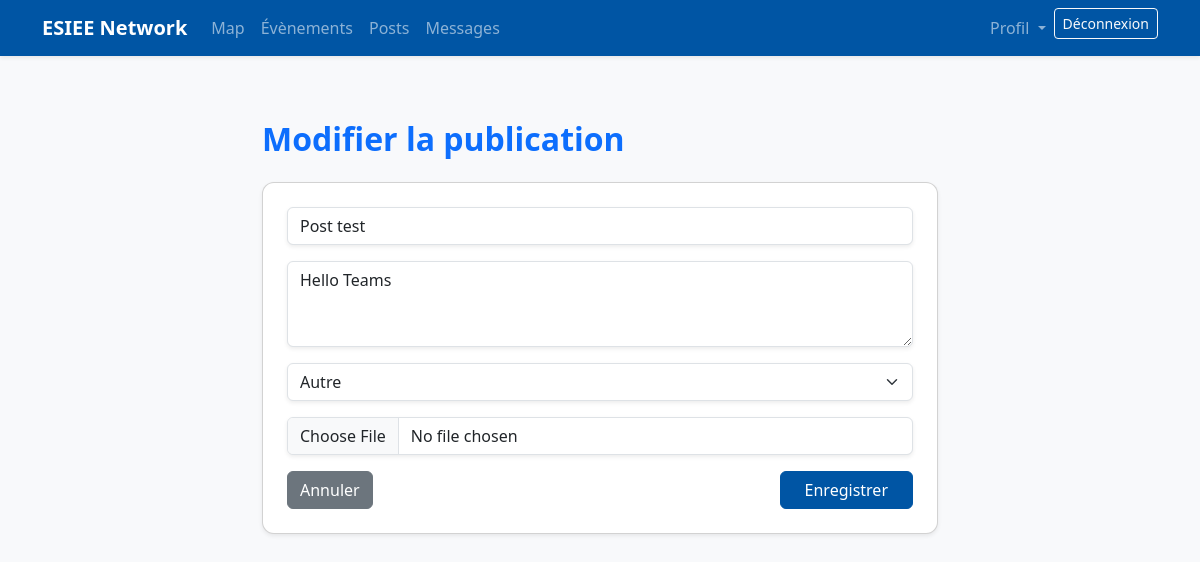
/posts/edit/11/ (signed in), run on the app's committed database.
### posts/models.py (models this page shows, shortened)
class Post(models.Model):
    POST_TYPES = [
        ('help', ' Demande d’aide'),
        ('event', ' Événement'),
        ('announcement', ' Annonce'),
        ('lost', ' Objet perdu/trouvé'),
        ('other', ' Autre'),
    ]
    author = models.ForeignKey(User, on_delete=models.CASCADE)
    title = models.CharField(max_length=100)
    content = models.TextField()
    post_type = models.CharField(max_length=20, choices=POST_TYPES, default='other')
    image = models.ImageField(upload_to='posts/', blank=True, null=True)
    created_at = models.DateTimeField(auto_now_add=True)

### posts/views.py (the view)
# urls.py: path('edit/<int:post_id>/', views.edit_post, name='edit_post'),
@login_required
def edit_post(request, post_id):
    post = get_object_or_404(Post, id=post_id)
    if post.author != request.user:
        return redirect('posts_list')
    form = PostForm(request.POST or None, request.FILES or None, instance=post)
    if form.is_valid():
        form.save()
        return redirect('posts_list')
    return render(request, 'posts/edit_post.html', {'form': form, 'post': post})

### posts/forms.py
class PostForm(forms.ModelForm):
    class Meta:
        model = Post
        fields = ['title', 'content', 'post_type', 'image']
        widgets = {
            'title': forms.TextInput(attrs={
                'class': 'form-control shadow-sm',
                'placeholder': 'Titre de la publication',
            }),
            'content': forms.Textarea(attrs={
                'class': 'form-control shadow-sm',
                'placeholder': 'Exprime-toi ici...',
                'rows': 3,
            }),
            'post_type': forms.Select(attrs={
                'class': 'form-select shadow-sm type-select'
            }),
            'image': forms.ClearableFileInput(attrs={
                'class': 'form-control shadow-sm'
            }),
        }

### templates/posts/edit_post.html (shortened to what this page needs)
{% extends 'base.html' %}
{% load static %}
{% block content %}
<div class="container mt-4" style="max-width:700px;">
  <h2 class="text-primary mb-4 fw-bold">
     Modifier la publication
  </h2>
  <div class="card shadow-sm p-4">
    <form method="post" enctype="multipart/form-data">
      <div class="mb-3">{{ form.title }}</div>
      <div class="mb-3">{{ form.content }}</div>
      <div class="mb-3">{{ form.post_type }}</div>
      <div class="mb-3">{{ form.image }}</div>
      <div class="d-flex justify-content-between">
        <a href="{% url 'posts_list' %}" class="btn btn-secondary">
          Annuler
        </a>
        <button type="submit" class="btn btn-primary px-4">
           Enregistrer
        </button>
      </div>
    </form>
  </div>
</div>
{% endblock %}

### static/style.css (style rules this page uses)
:root { --esiee-blue:#0055A4; --esiee-blue-dark:#003d7a; --esiee-light:#f8f9fb; --esiee-gray:#6c757d; }
body { background:var(--esiee-light); }
.btn-primary { background:var(--esiee-blue);border-color:var(--esiee-blue); }
a { color:var(--esiee-blue); }
.card { border-radius:12px; }

### templates/base.html (style rules this page uses)
body { padding-top: 72px; }

### data on the page
Post: title "Post test", content "Hello Teams", post_type "Autre"
